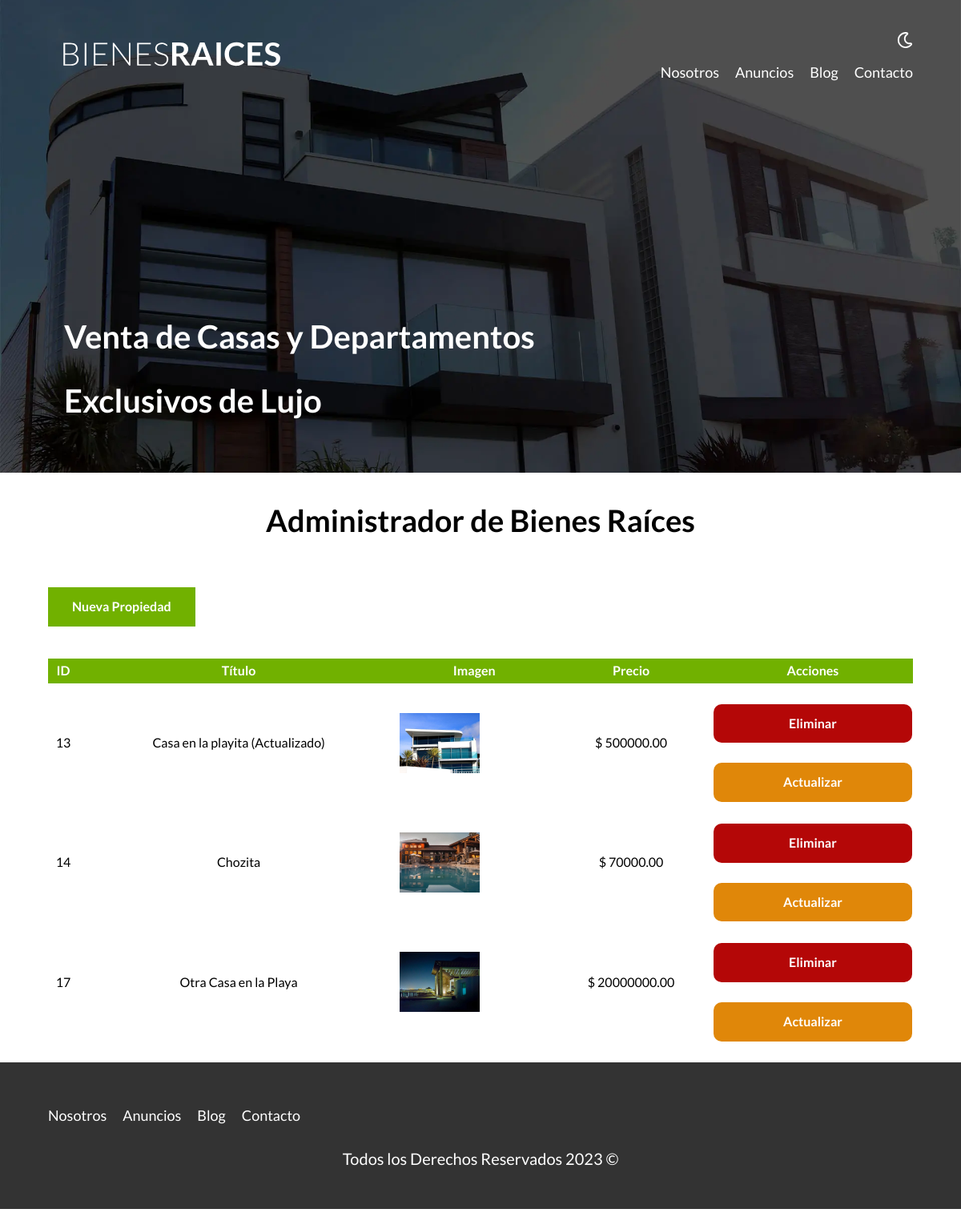
The app's page /admin/index.php with its own data.
### tables this page shows
CREATE TABLE `propiedades` (
  `id` int NOT NULL AUTO_INCREMENT,
  `titulo` varchar(45) DEFAULT NULL,
  `precio` decimal(10,2) DEFAULT NULL,
  `imagen` varchar(200) DEFAULT NULL,
  `descripcion` longtext,
  `habitaciones` int DEFAULT NULL,
  `wc` int DEFAULT NULL,
  `estacionamiento` int DEFAULT NULL,
  `creado` date DEFAULT NULL,
  `vendedores_id` int NOT NULL,
  PRIMARY KEY (`id`),
  KEY `fk_propiedades_vendedores_idx` (`vendedores_id`),
  CONSTRAINT `fk_propiedades_vendedores` FOREIGN KEY (`vendedores_id`) REFERENCES `vendedores` (`id`)
);

### admin/index.php (the view, shortened to what this page needs)
<?php
    $db = conectarDB();
    $query = "SELECT * FROM propiedades";
    $resultadoQuery = mysqli_query($db, $query);
?>
    <main class="contenedor seccion">
        <h1 class="negritas">Administrador de Bienes Raíces</h1>
        <a href="/admin/propiedades/crear.php" class="boton boton-verde"> Nueva Propiedad</a>
        <table class="propiedades">
            <thead>
                <tr>
                    <th>ID</th>
                    <th>Título</th>
                    <th>Imagen</th>
                    <th>Precio</th>
                    <th>Acciones</th>
                </tr>
            </thead>
            <tbody>
                <?php while($propiedad = mysqli_fetch_assoc($resultadoQuery)): ?>
                <tr>
                    <td><?php echo $propiedad['id']; ?></td>
                    <td><?php echo $propiedad['titulo']; ?></td>
                    <td><img src="/imagenes/<?php echo $propiedad['imagen']; ?>" class="imagen-tabla"> </td>
                    <td>$ <?php echo $propiedad['precio']; ?></td>
                    <td>
                        <form method="POST" class="w-100">
                            <input type="submit" class="boton-rojo-block" value="Eliminar">
                        </form>
                        <a href="/admin/propiedades/actualizar.php?id=<?php echo $propiedad['id']; ?>" class="boton-amarillo-block-tabla">Actualizar</a>
                    </td>
                </tr>
                <?php endwhile; ?>
            </tbody>
        </table>
    </main>

### build/css/app.css (style rules this page uses)
html { -webkit-text-size-adjust:100%;line-height:1.15 }
body { margin:0 }
main { display:block }
h1 { font-size:2em;margin:.67em 0 }
a { background-color:transparent }
img { border-style:none }
button,input,optgroup,select,textarea { font-family:inherit;font-size:100%;line-height:1.15;margin:0 }
button,input { overflow:visible }
[type=button],[type=reset],[type=submit],button { -webkit-appearance:button }
html { box-sizing:border-box;font-size:62.5% }
*,:after,:before { box-sizing:inherit }
body { font-family:Lato,sans-serif;font-size:1.6rem;line-height:1.8 }
.contenedor { margin:0 auto;max-width:120rem;width:90% }
a { text-decoration:none }
img,picture { display:block;width:100% }
h1,h2,h3 { font-family:Lato,sans-serif;font-weight:300;margin:2.5rem 0;text-align:center }
h1 { font-size:3.8rem }
.seccion { margin-bottom:2.5rem;margin-top:2.5rem }
.negritas { font-weight:700 }
.w-100 { width:100% }
.boton-amarillo-block-tabla { background-color:#e08709;border:none;border-radius:1rem;color:#fff;display:block;font-weight:700;margin-top:2.5rem;padding:1rem 3rem;text-align:center;text-decoration:none }
.boton-verde { background-color:#71b100;border:none;color:#fff;display:inline-block;font-weight:700;margin-top:2.5rem;padding:1rem 3rem;text-align:center;text-decoration:none }
.boton-rojo-block { background-color:#b40707;border:none;border-radius:1rem;color:#fff;display:block;font-weight:700;margin-top:2.5rem;padding:1.5rem;text-align:center;text-decoration:none;width:100% }
table.propiedades { border-spacing:0;margin-top:4rem;text-align:center;width:100% }
table.propiedades thead { background-color:#71b100 }
table.propiedades thead tr { color:#fff;padding:2rem }
table.propiedades .imagen-tabla { width:10rem }

### records on screen
propiedades: id "13", titulo "Casa en la playita (Actualizado)", imagen (picture), precio "500000.00"
propiedades: id "14", titulo "Chozita", imagen (picture), precio "70000.00"
propiedades: id "17", titulo "Otra Casa en la Playa", imagen (picture), precio "20000000.00"
